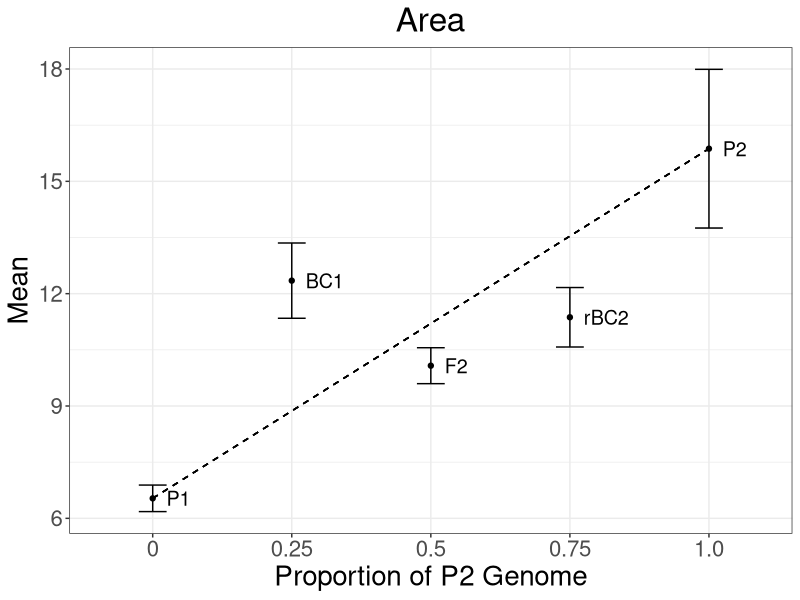
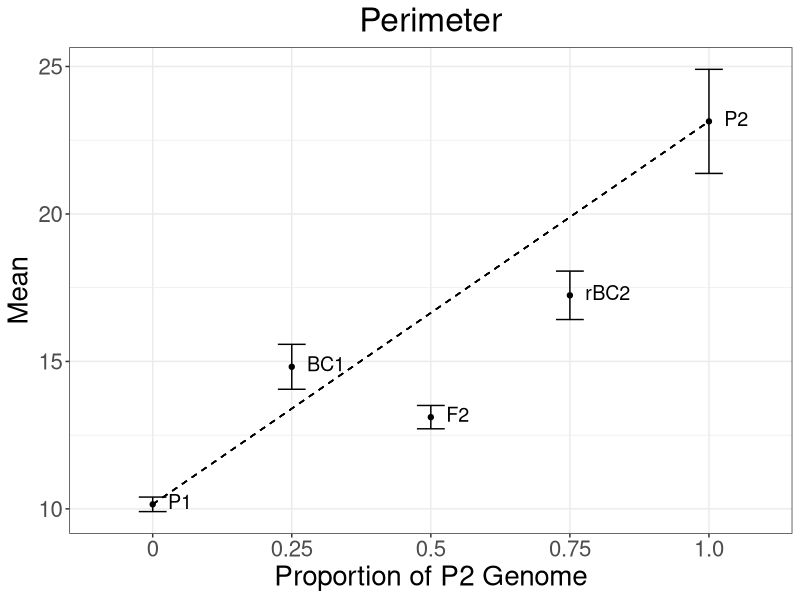
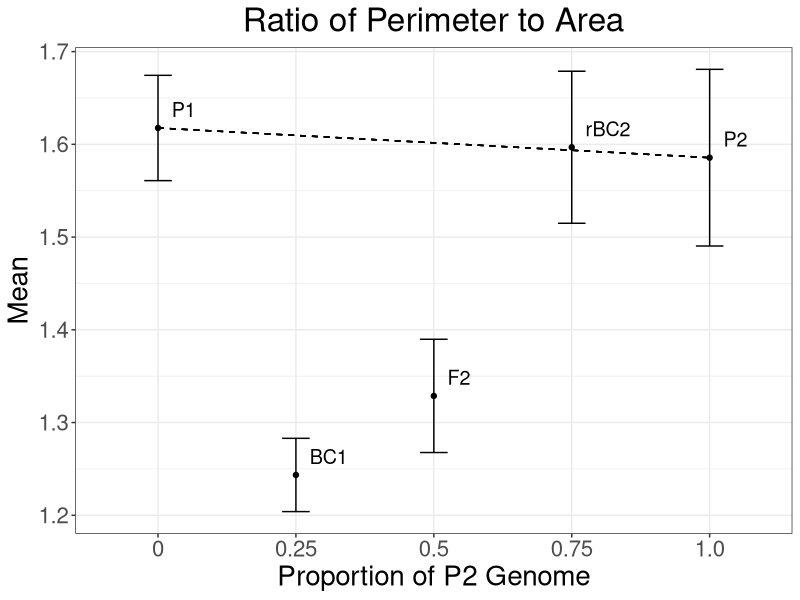
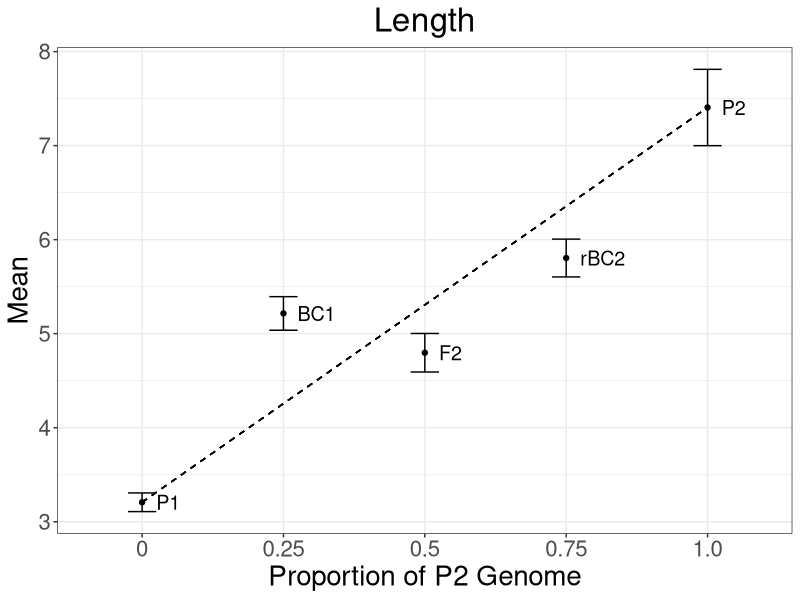
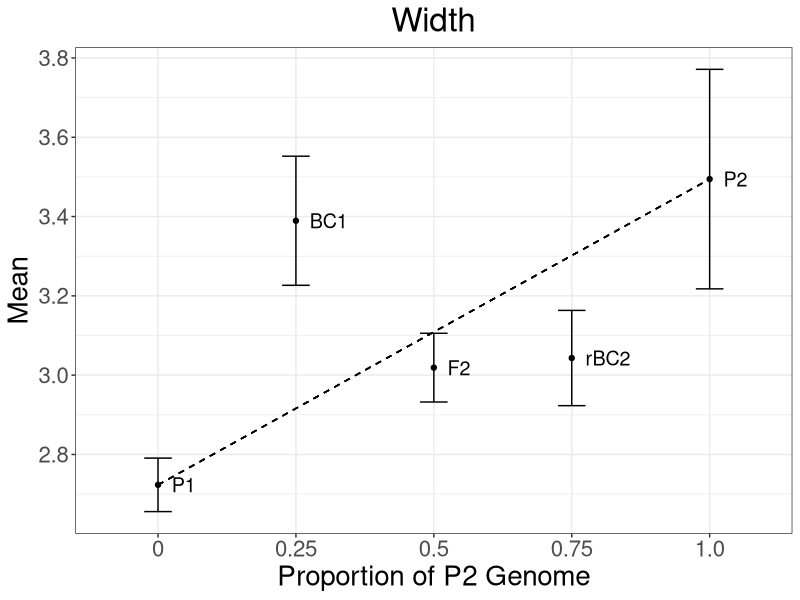
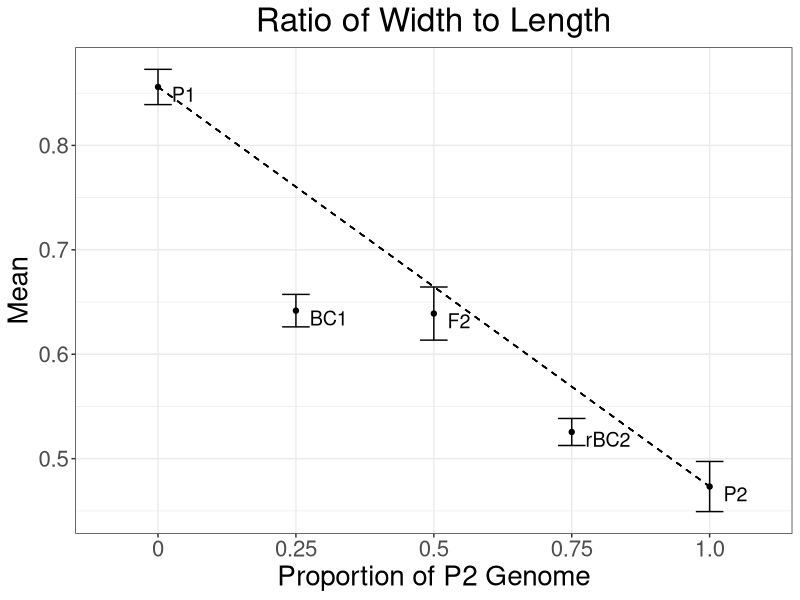
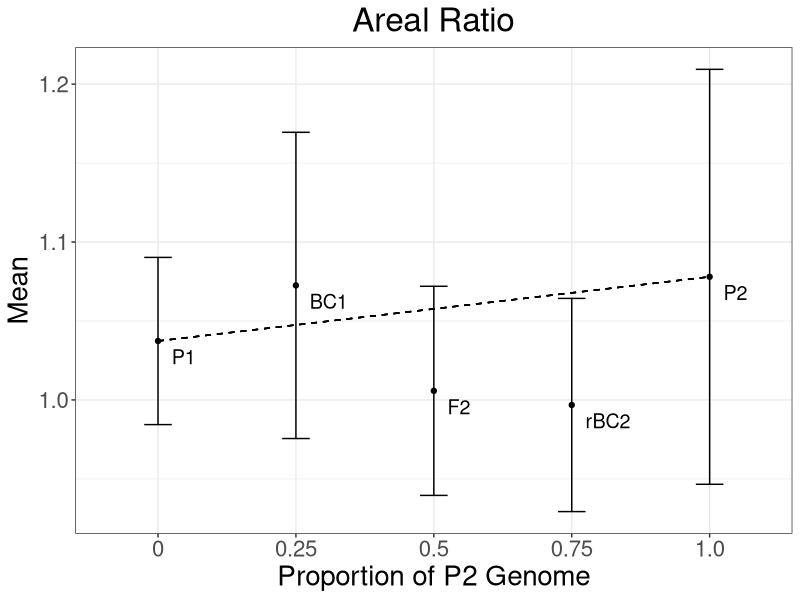
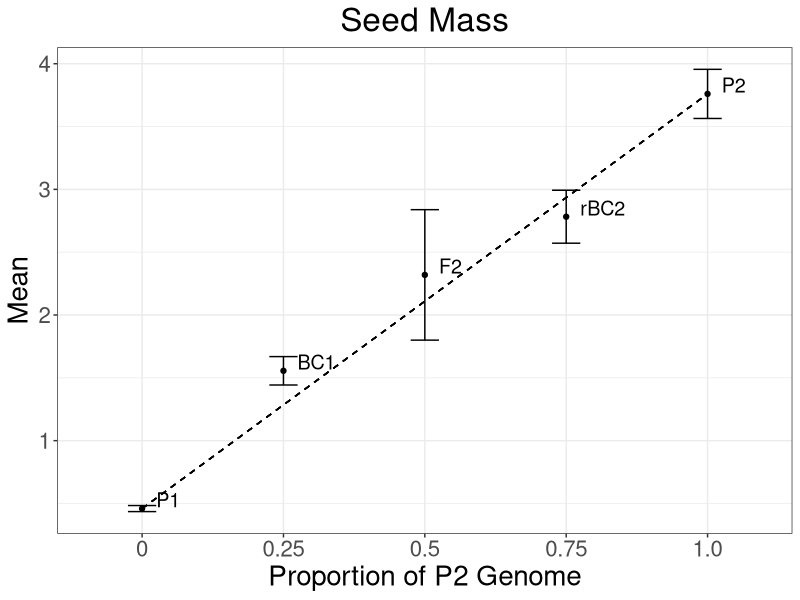

Generate these figures, in order, with R:
library(ggplot2)

# input cross, mean, & se for area 
area <- data.frame(
  Proportion_of_P2_Genome = c("0", "1.0", "0.5", "0.25", "0.75"),
  Mean = c(6.533699134, 15.87246193, 10.07699895, 12.34836014, 11.37020341),
  Error = c(0.3543070487, 2.119134833, 0.4799164276, 1.004502884, 0.7940298069),
  labels = c("P1", "P2", "F2", "BC1", "rBC2"))

# specify order of variables on x axis
area$Proportion_of_P2_Genome <- factor(area$Proportion_of_P2_Genome, levels = c("0", "0.25", "0.5", "0.75", "1.0"))

# create scatterplot for area
ggplot(area, aes(x = Proportion_of_P2_Genome, y = Mean)) +
  geom_point() +
  geom_errorbar(aes(ymin = Mean - Error, ymax = Mean + Error), width = 0.2) +
  labs(x = "Proportion of P2 Genome", y = "Mean") +
  theme_bw()+
  ggtitle("Area")+
  theme(plot.title = element_text(hjust = 0.5))+
  theme(text = element_text(size = 20, color= "black"))+
  geom_segment(aes(x = Proportion_of_P2_Genome[1], y = Mean[1], xend = Proportion_of_P2_Genome[2], yend = Mean[2]), lty = 2)+
  geom_text(aes(label = labels), hjust = 0, nudge_x = 0.1, size = 5)
  



# input cross, mean, & se for perimeter 
perimeter <- data.frame(
  Proportion_of_P2_Genome = c("0", "1.0", "0.5", "0.25", "0.75"),
  Mean = c(10.15358106, 23.13941997, 13.11058788, 14.81769361, 17.2413835),
  Error = c(0.2463915756, 1.764763705, 0.3957232954, 0.7623885, 0.8215406456),
  labels = c("P1", "P2", "F2", "BC1", "rBC2"))

# specify order of variables on x axis
perimeter$Proportion_of_P2_Genome <- factor(perimeter$Proportion_of_P2_Genome, levels = c("0", "0.25", "0.5", "0.75", "1.0"))

# create scatterplot for perimeter
ggplot(perimeter, aes(x = Proportion_of_P2_Genome, y = Mean)) +
  geom_point() +
  geom_errorbar(aes(ymin = Mean - Error, ymax = Mean + Error), width = 0.2) +
  labs(x = "Proportion of P2 Genome", y = "Mean") +
  theme_bw()+
  ggtitle("Perimeter")+
  theme(plot.title = element_text(hjust = 0.5))+
  theme(text = element_text(size = 20, color= 'black'))+
  geom_segment(aes(x = Proportion_of_P2_Genome[1], y = Mean[1], xend = Proportion_of_P2_Genome[2], yend = Mean[2]), lty = 2)+
  geom_text(aes(label = labels), hjust = 0, nudge_x = 0.11, nudge_y = 0.1, size = 5)


# input cross, mean, & se for RPA 
RPA <- data.frame(
  Proportion_of_P2_Genome = c("0", "1.0", "0.5", "0.25", "0.75"),
  Mean = c(1.617650199, 1.58563884, 1.328731029, 1.243467581, 1.596873715),
  Error = c(0.05678436813, 0.09525088085, 0.06108472817, 0.03952401332, 0.08196590792),
  labels = c("P1", "P2", "F2", "BC1", "rBC2"))

# specify order of variables on x axis
RPA$Proportion_of_P2_Genome <- factor(RPA$Proportion_of_P2_Genome, levels = c("0", "0.25", "0.5", "0.75", "1.0"))

# create scatterplot for RPA
ggplot(RPA, aes(x = Proportion_of_P2_Genome, y = Mean)) +
  geom_point() +
  geom_errorbar(aes(ymin = Mean - Error, ymax = Mean + Error), width = 0.2) +
  labs(x = "Proportion of P2 Genome", y = "Mean") +
  theme_bw()+
  ggtitle("Ratio of Perimeter to Area")+
  theme(plot.title = element_text(hjust = 0.5))+
  theme(text = element_text(size = 20, color= 'black'))+
  geom_segment(aes(x = Proportion_of_P2_Genome[1], y = Mean[1], xend = Proportion_of_P2_Genome[2], yend = Mean[2]), lty = 2)+
  geom_text(aes(label = labels), hjust = 0, nudge_x = 0.1, nudge_y = 0.02, size = 5)



# input cross, mean, & se for length 
length <- data.frame(
  Proportion_of_P2_Genome = c("0", "1.0", "0.5", "0.25", "0.75"),
  Mean = c(3.207282694, 7.405447356, 4.797399879, 5.215230407, 5.804475124),
  Error = c(0.09949531454, 0.4057783646, 0.2047031112, 0.1784998337, 0.2008419189),
  labels = c("P1", "P2", "F2", "BC1", "rBC2"))

# specify order of variables on x axis
length$Proportion_of_P2_Genome <- factor(length$Proportion_of_P2_Genome, levels = c("0", "0.25", "0.5", "0.75", "1.0"))

# create scatterplot for width
ggplot(length, aes(x = Proportion_of_P2_Genome, y = Mean)) +
  geom_point() +
  geom_errorbar(aes(ymin = Mean - Error, ymax = Mean + Error), width = 0.2) +
  labs(x = "Proportion of P2 Genome", y = "Mean") +
  theme_bw()+
  ggtitle("Length")+
  theme(plot.title = element_text(hjust = 0.5))+
  theme(text = element_text(size = 20, color= 'black'))+
  geom_segment(aes(x = Proportion_of_P2_Genome[1], y = Mean[1], xend = Proportion_of_P2_Genome[2], yend = Mean[2]), lty = 2)+
  geom_text(aes(label = labels), hjust = 0, nudge_x = 0.1, size = 5)



# input cross, mean, & se for width 
width <- data.frame(
  Proportion_of_P2_Genome = c("0", "1.0", "0.5", "0.25", "0.75"),
  Mean = c(2.723302344, 3.494440269, 3.018940253, 3.389376425, 3.043161568),
  Error = c(0.06749890438, 0.2768415185, 0.08663302733, 0.1627969767, 0.1201719855),
  labels = c("P1", "P2", "F2", "BC1", "rBC2"))

# specify order of variables on x axis
width$Proportion_of_P2_Genome <- factor(width$Proportion_of_P2_Genome, levels = c("0", "0.25", "0.5", "0.75", "1.0"))

# create scatterplot for width
ggplot(width, aes(x = Proportion_of_P2_Genome, y = Mean)) +
  geom_point() +
  geom_errorbar(aes(ymin = Mean - Error, ymax = Mean + Error), width = 0.2) +
  labs(x = "Proportion of P2 Genome", y = "Mean") +
  theme_bw()+
  ggtitle("Width")+
  theme(plot.title = element_text(hjust = 0.5))+
  theme(text = element_text(size = 20, color= 'black'))+
  geom_segment(aes(x = Proportion_of_P2_Genome[1], y = Mean[1], xend = Proportion_of_P2_Genome[2], yend = Mean[2]), lty = 2)+
  geom_text(aes(label = labels), hjust = 0, nudge_x = 0.1, size = 5)



# input cross, mean, & se for RWL 
RWL <- data.frame(
  Proportion_of_P2_Genome = c("0", "1.0", "0.5", "0.25", "0.75"),
  Mean = c(0.8559538957, 0.4732852765, 0.638959135, 0.6417597135, 0.5255478908),
  Error = c(0.01687969226, 0.02400445764, 0.02544189235, 0.01554233064, 0.0129555724),
  labels = c("P1", "P2", "F2", "BC1", "rBC2"))

# specify order of variables on x axis
RWL$Proportion_of_P2_Genome <- factor(RWL$Proportion_of_P2_Genome, levels = c("0", "0.25", "0.5", "0.75", "1.0"))

# create scatterplot for RWL
ggplot(RWL, aes(x = Proportion_of_P2_Genome, y = Mean)) +
  geom_point() +
  geom_errorbar(aes(ymin = Mean - Error, ymax = Mean + Error), width = 0.2) +
  labs(x = "Proportion of P2 Genome", y = "Mean") +
  theme_bw()+
  ggtitle("Ratio of Width to Length")+
  theme(plot.title = element_text(hjust = 0.5))+
  theme(text = element_text(size = 20, color= 'black'))+
  geom_segment(aes(x = Proportion_of_P2_Genome[1], y = Mean[1], xend = Proportion_of_P2_Genome[2], yend = Mean[2]), lty = 2)+
  geom_text(aes(label = labels), hjust = 0, nudge_x = 0.1, nudge_y = -0.007, size = 5)



# input cross, mean, & se for AR 
AR <- data.frame(
  Proportion_of_P2_Genome = c("0", "1.0", "0.5", "0.25", "0.75"),
  Mean = c(1.037326488, 1.077977709, 1.005760094, 1.072527783, 0.996782799),
  Error = c(0.0529456587, 0.1313908477, 0.06621789001, 0.0969596023, 0.06751460061),
  labels = c("P1", "P2", "F2", "BC1", "rBC2"))

# specify order of variables on x axis
AR$Proportion_of_P2_Genome <- factor(AR$Proportion_of_P2_Genome, levels = c("0", "0.25", "0.5", "0.75", "1.0"))

# create scatterplot for AR
ggplot(AR, aes(x = Proportion_of_P2_Genome, y = Mean)) +
  geom_point() +
  geom_errorbar(aes(ymin = Mean - Error, ymax = Mean + Error), width = 0.2) +
  labs(x = "Proportion of P2 Genome", y = "Mean") +
  theme_bw()+
  ggtitle("Areal Ratio")+
  theme(plot.title = element_text(hjust = 0.5))+
  theme(text = element_text(size = 20, color= 'black'))+
  geom_segment(aes(x = Proportion_of_P2_Genome[1], y = Mean[1], xend = Proportion_of_P2_Genome[2], yend = Mean[2]), lty = 2)+
  geom_text(aes(label = labels), hjust = 0, nudge_x = 0.1, nudge_y = -0.01, size = 5)



# input cross, mean, & se for seed mass 
seed_mass <- data.frame(
  Proportion_of_P2_Genome = c("0", "1.0", "0.5", "0.25", "0.75"),
  Mean = c(0.4593333333, 3.76, 2.319333333, 1.556, 2.782307692),
  Error = c(0.02426964921, 0.1954725654, 0.5193030739, 0.113035182, 0.2108260732),
  labels = c("P1", "P2", "F2", "BC1", "rBC2"))

# specify order of variables on x axis
seed_mass$Proportion_of_P2_Genome <- factor(seed_mass$Proportion_of_P2_Genome, levels = c("0", "0.25", "0.5", "0.75", "1.0"))

# create scatterplot for seed mass
ggplot(seed_mass, aes(x = Proportion_of_P2_Genome, y = Mean)) +
  geom_point() +
  geom_errorbar(aes(ymin = Mean - Error, ymax = Mean + Error), width = 0.2) +
  labs(x = "Proportion of P2 Genome", y = "Mean") +
  theme_bw()+
  ggtitle("Seed Mass")+
  theme(plot.title = element_text(hjust = 0.5))+
  theme(text = element_text(size = 20, color= 'black'))+
  geom_segment(aes(x = Proportion_of_P2_Genome[1], y = Mean[1], xend = Proportion_of_P2_Genome[2], yend = Mean[2]), lty = 2)+
  geom_text(aes(label = labels), hjust = 0, nudge_x = 0.1, nudge_y = 0.07, size = 5)

